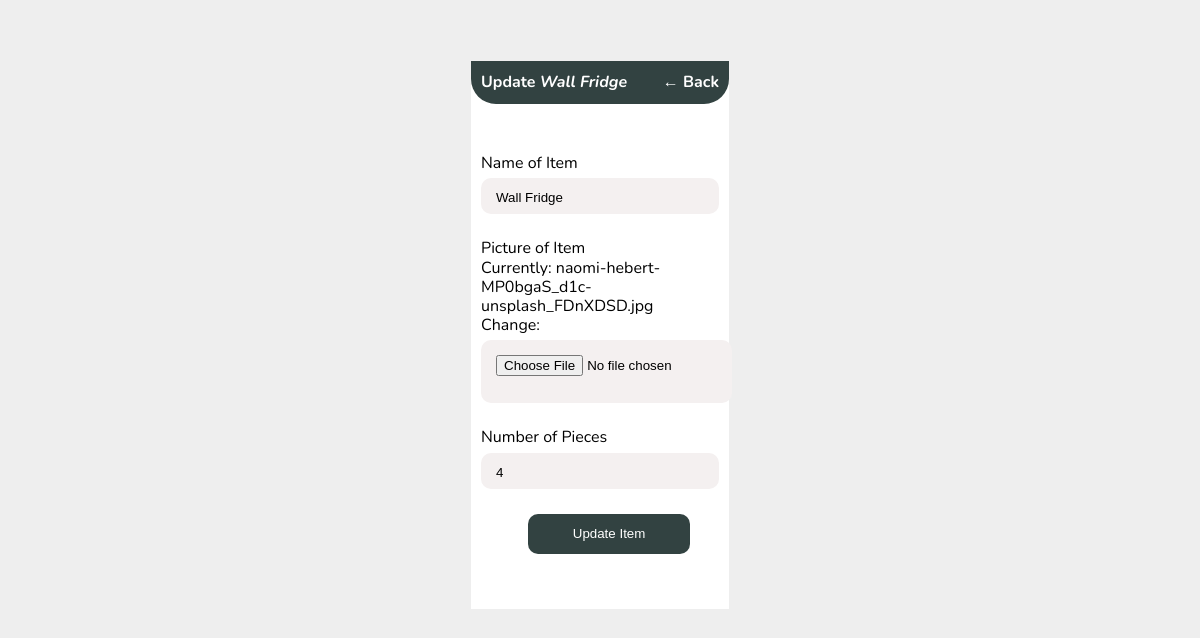
/update-item/9/, run on an earlier commit of the app's database.
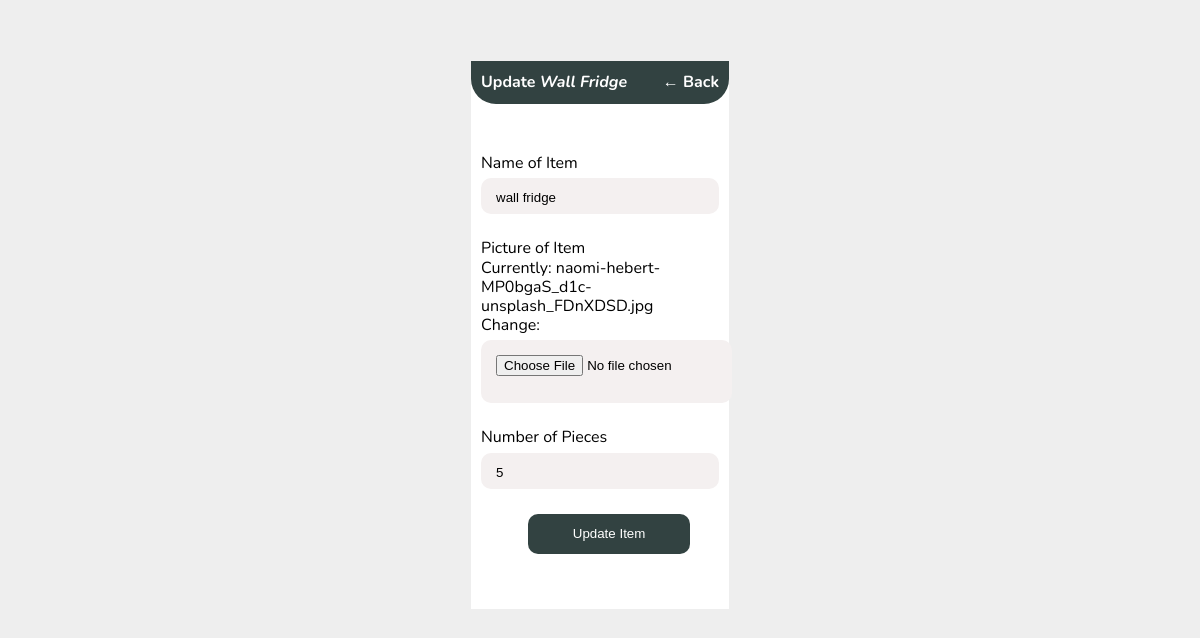
And on a later commit of the database.
### base/models.py (models this page shows, shortened)
class Item(models.Model):
    name = models.CharField(max_length = 50)
    home_name = models.ForeignKey(Home, on_delete=models.CASCADE, null=True)
    quantity = models.IntegerField(default = 0)
    item_img = models.ImageField(null = True)
    created = models.DateTimeField(auto_now_add=True)
    updated = models.DateTimeField(auto_now = True)
    class Meta:
        ordering = ['-updated','-created']

### base/views.py (the view, shortened to what this page needs)
# urls.py: path('update-item/<str:pk>/', views.updtateItem, name = 'update'),
def updtateItem(request, pk):
    item = Item.objects.get(id = pk)
    form = itemForm(instance= item)
    context = {'form':form, 'item':item}
    return render(request, 'base/add-item.html', context)

### base/forms.py
class itemForm(ModelForm):
    class Meta:
        model = Item
        fields = ['name', 'item_img','quantity']

### base/templates/base/add-item.html (shortened to what this page needs)
{% extends 'main.html' %}
{% block content %}
<head>
    {% load static %}
    <link rel="stylesheet" href="{% static 'styles/item.css' %}">
    <link rel="stylesheet" href="{% static 'styles/login.css' %}">
</head>
    <div class="container">
        <div class="top-header clearfix">
            {% if not item %}
            <p style="display: inline; text-transform: capitalize;">Add Item</p>
            {% else %}
            <p style="display: inline; text-transform: capitalize;">Update <i>{{item.name}}</i></p>
            {% endif %}
            <p style="float: right;"> <a style="color: #fff;" href="{{request.META.HTTP_REFERER}}">&#8592; Back</a></p>
        </div>
        <form action="" method="POST" enctype="multipart/form-data">
            <div class="form-container">
                <div class="inner-cont">
                    <div>
                        <label for="">Name of Item</label>
                    </div>
                    <div>
                        {{form.name}}
                    </div>
                </div>
                <div class="inner-cont">
                    <div>
                        <label for="">Picture of Item</label>
                    </div>
                    <div>
                        {{form.item_img}}
                    </div>
                </div>
                <div class="inner-cont">
                    <div>
                        <label for="">Number of Pieces</label>
                    </div>
                    <div>
                        {{form.quantity}}
                    </div>
                </div>
            </div>
            <div>
                {% if not item %}
                <input id="buttons" type="submit" value="Add Item">
                {% else %}
                <input id="buttons" type="submit" value="Update Item">
                {% endif %}
            </div>
        </form>
    </div>
{% endblock content %}

What changed in the data, as far as the page shows it:
changed Item "Wall Fridge": name "Wall Fridge" → "wall fridge"; quantity "4" → "5"
